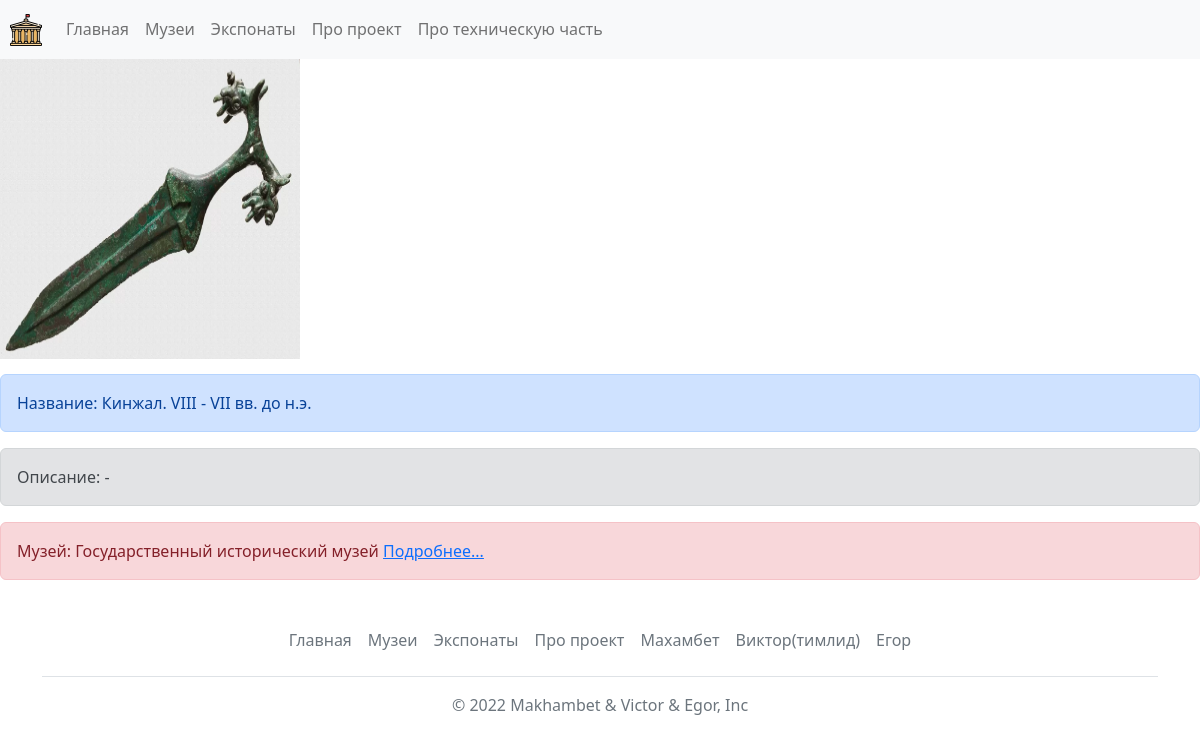
Screenshot of /exhibits/exp1-hm-slug with the database file from the repository.
### exhibits/models.py (models this page shows, shortened)
class Exhibit(BaseModelWithImage):
    museum = models.ForeignKey(
        Museum,
        on_delete=models.CASCADE,
        related_name="exhibits",
        verbose_name="музей, к которому принадлежит этот экспонат",
    )
    class Meta:
        verbose_name = "экспонат"
        verbose_name_plural = "экспонаты"

### museums/models.py (models this page shows, shortened)
class Museum(BaseModelWithImage):
    address = models.TextField("адрес музея", blank=True)
    city = models.ForeignKey(
        City,
        on_delete=models.CASCADE,
        related_name="museums",
        verbose_name="город, в котором расположен текущий музей",
    )
    class Meta:
        verbose_name = "музей"
        verbose_name_plural = "музеи"

### exhibits/views.py (the view)
# urls.py: path("<slug>", ExhibitsDetailView.as_view(), name="exhibit_detail"),
class ExhibitsDetailView(DetailView):
    model = Exhibit
    template_name = "exhibit/detail.html"
    context_object_name = "exhibit"

### templates/exhibit/detail.html
{% extends 'base.html' %}
{% block content %}
<div style="" class="main">
  <div>
  <img src="{{ exhibit.image.url }}"
  style="margin-bottom: 15px;" width="300px" height="300px"></div>
  <div class="alert alert-primary">Название: {{ exhibit.name }}</div>
  <div class="alert alert-secondary">Описание: {{ exhibit.description|safe }}</div>
  <div class="alert alert-danger">Музей: {{ exhibit.museum.name }} <a href="{% url 'museums:museum_detail' exhibit.museum.slug %}">Подробнее...</a></div>
</div>
{% endblock %}

### rows the page displays
Exhibit: image (picture), name "Кинжал. VIII - VII вв. до н.э.", description "-", museum.name "Государственный исторический музей"
